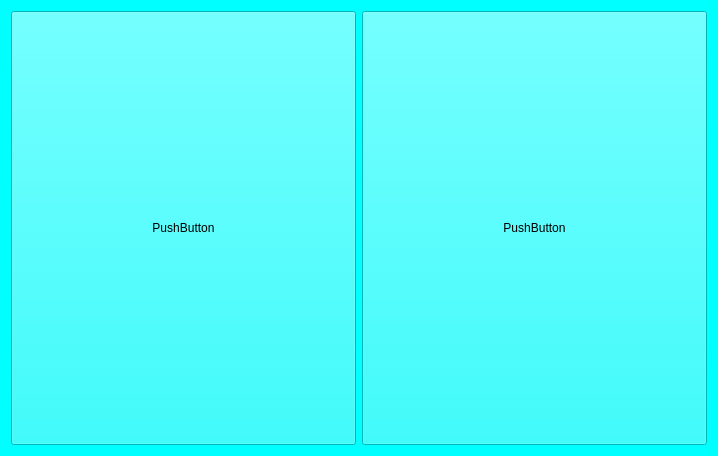
<?xml version="1.0" encoding="UTF-8"?>
<ui version="4.0">
 <class>Tablero</class>
 <widget class="QWidget" name="Tablero">
  <property name="geometry">
   <rect>
    <x>0</x>
    <y>0</y>
    <width>718</width>
    <height>456</height>
   </rect>
  </property>
  <property name="windowTitle">
   <string>Form</string>
  </property>
  <property name="styleSheet">
   <string notr="true">background-color: rgb(0, 255, 255);</string>
  </property>
  <layout class="QHBoxLayout" name="horizontalLayout">
   <item>
    <widget class="QPushButton" name="pushButton_2">
     <property name="sizePolicy">
      <sizepolicy hsizetype="Minimum" vsizetype="Preferred">
       <horstretch>0</horstretch>
       <verstretch>0</verstretch>
      </sizepolicy>
     </property>
     <property name="text">
      <string>PushButton</string>
     </property>
    </widget>
   </item>
   <item>
    <widget class="QPushButton" name="pushButton">
     <property name="sizePolicy">
      <sizepolicy hsizetype="Minimum" vsizetype="Preferred">
       <horstretch>0</horstretch>
       <verstretch>0</verstretch>
      </sizepolicy>
     </property>
     <property name="text">
      <string>PushButton</string>
     </property>
    </widget>
   </item>
  </layout>
 </widget>
 <resources/>
 <connections/>
</ui>
